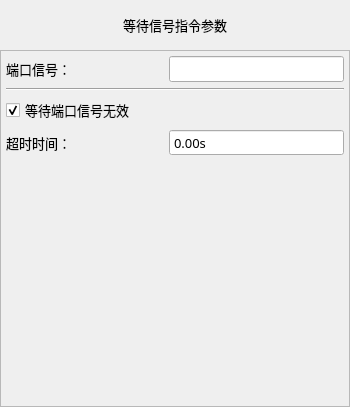
<?xml version="1.0" encoding="UTF-8"?>
<ui version="4.0">
 <class>FormActWait</class>
 <widget class="QWidget" name="FormActWait">
  <property name="geometry">
   <rect>
    <x>0</x>
    <y>0</y>
    <width>350</width>
    <height>407</height>
   </rect>
  </property>
  <property name="minimumSize">
   <size>
    <width>350</width>
    <height>407</height>
   </size>
  </property>
  <property name="maximumSize">
   <size>
    <width>700</width>
    <height>815</height>
   </size>
  </property>
  <property name="font">
   <font>
    <family>微软雅黑</family>
    <pointsize>10</pointsize>
    <weight>50</weight>
    <italic>false</italic>
    <bold>false</bold>
   </font>
  </property>
  <property name="windowTitle">
   <string notr="true">等待信号</string>
  </property>
  <property name="styleSheet">
   <string notr="true"/>
  </property>
  <layout class="QVBoxLayout" name="verticalLayout">
   <property name="spacing">
    <number>0</number>
   </property>
   <property name="margin">
    <number>0</number>
   </property>
   <item>
    <widget class="QLabel" name="labelParaTitle">
     <property name="sizePolicy">
      <sizepolicy hsizetype="Preferred" vsizetype="Fixed">
       <horstretch>0</horstretch>
       <verstretch>0</verstretch>
      </sizepolicy>
     </property>
     <property name="minimumSize">
      <size>
       <width>0</width>
       <height>50</height>
      </size>
     </property>
     <property name="font">
      <font>
       <family>微软雅黑</family>
       <pointsize>10</pointsize>
       <weight>50</weight>
       <bold>false</bold>
      </font>
     </property>
     <property name="styleSheet">
      <string notr="true">QLabel#labelParaTitle
{
	color: black;
	border-image: url(:/img/widget/Panel.png) 0 4 0 4;
	border-left: 4px transparent;
	border-right: 4px transparent;
}
</string>
     </property>
     <property name="text">
      <string>等待信号指令参数</string>
     </property>
     <property name="alignment">
      <set>Qt::AlignCenter</set>
     </property>
    </widget>
   </item>
   <item>
    <widget class="QFrame" name="frameActWait">
     <property name="font">
      <font>
       <family>微软雅黑</family>
       <pointsize>10</pointsize>
       <weight>50</weight>
       <italic>false</italic>
       <bold>false</bold>
      </font>
     </property>
     <property name="styleSheet">
      <string notr="true"/>
     </property>
     <property name="frameShape">
      <enum>QFrame::StyledPanel</enum>
     </property>
     <property name="frameShadow">
      <enum>QFrame::Plain</enum>
     </property>
     <property name="IsMainArea" stdset="0">
      <bool>true</bool>
     </property>
     <layout class="QGridLayout" name="gridLayout">
      <property name="margin">
       <number>5</number>
      </property>
      <property name="spacing">
       <number>6</number>
      </property>
      <item row="0" column="0">
       <widget class="QLabel" name="labelSignal">
        <property name="sizePolicy">
         <sizepolicy hsizetype="Expanding" vsizetype="Preferred">
          <horstretch>0</horstretch>
          <verstretch>0</verstretch>
         </sizepolicy>
        </property>
        <property name="minimumSize">
         <size>
          <width>75</width>
          <height>25</height>
         </size>
        </property>
        <property name="maximumSize">
         <size>
          <width>16777215</width>
          <height>50</height>
         </size>
        </property>
        <property name="font">
         <font>
          <family>微软雅黑</family>
          <pointsize>10</pointsize>
          <weight>50</weight>
          <italic>false</italic>
          <bold>false</bold>
         </font>
        </property>
        <property name="text">
         <string>端口信号：</string>
        </property>
        <property name="buddy">
         <cstring>lineEdit_var</cstring>
        </property>
       </widget>
      </item>
      <item row="0" column="2">
       <widget class="xLineEdit" name="lineEdit_var">
        <property name="enabled">
         <bool>true</bool>
        </property>
        <property name="sizePolicy">
         <sizepolicy hsizetype="Fixed" vsizetype="Fixed">
          <horstretch>0</horstretch>
          <verstretch>0</verstretch>
         </sizepolicy>
        </property>
        <property name="minimumSize">
         <size>
          <width>175</width>
          <height>25</height>
         </size>
        </property>
        <property name="maximumSize">
         <size>
          <width>250</width>
          <height>50</height>
         </size>
        </property>
        <property name="font">
         <font>
          <family>微软雅黑</family>
          <pointsize>10</pointsize>
          <weight>50</weight>
          <italic>false</italic>
          <bold>false</bold>
         </font>
        </property>
        <property name="focusPolicy">
         <enum>Qt::ClickFocus</enum>
        </property>
        <property name="acceptDrops">
         <bool>false</bool>
        </property>
        <property name="alignment">
         <set>Qt::AlignCenter</set>
        </property>
        <property name="readOnly">
         <bool>true</bool>
        </property>
       </widget>
      </item>
      <item row="1" column="0" colspan="3">
       <widget class="Line" name="line">
        <property name="orientation">
         <enum>Qt::Horizontal</enum>
        </property>
       </widget>
      </item>
      <item row="2" column="0">
       <widget class="xCheckBox" name="checkBox_Invalid">
        <property name="sizePolicy">
         <sizepolicy hsizetype="Expanding" vsizetype="Fixed">
          <horstretch>0</horstretch>
          <verstretch>0</verstretch>
         </sizepolicy>
        </property>
        <property name="minimumSize">
         <size>
          <width>0</width>
          <height>25</height>
         </size>
        </property>
        <property name="maximumSize">
         <size>
          <width>16777215</width>
          <height>50</height>
         </size>
        </property>
        <property name="font">
         <font>
          <family>微软雅黑</family>
          <pointsize>10</pointsize>
          <weight>50</weight>
          <italic>false</italic>
          <bold>false</bold>
         </font>
        </property>
        <property name="focusPolicy">
         <enum>Qt::NoFocus</enum>
        </property>
        <property name="text">
         <string>等待端口信号无效</string>
        </property>
        <property name="iconSize">
         <size>
          <width>32</width>
          <height>32</height>
         </size>
        </property>
        <property name="checked">
         <bool>true</bool>
        </property>
       </widget>
      </item>
      <item row="3" column="0">
       <widget class="QLabel" name="labelDelay">
        <property name="sizePolicy">
         <sizepolicy hsizetype="Expanding" vsizetype="Preferred">
          <horstretch>0</horstretch>
          <verstretch>0</verstretch>
         </sizepolicy>
        </property>
        <property name="minimumSize">
         <size>
          <width>75</width>
          <height>25</height>
         </size>
        </property>
        <property name="maximumSize">
         <size>
          <width>16777215</width>
          <height>50</height>
         </size>
        </property>
        <property name="font">
         <font>
          <family>微软雅黑</family>
          <pointsize>10</pointsize>
          <weight>50</weight>
          <italic>false</italic>
          <bold>false</bold>
         </font>
        </property>
        <property name="text">
         <string>超时时间：</string>
        </property>
        <property name="buddy">
         <cstring>lineEdit_var</cstring>
        </property>
       </widget>
      </item>
      <item row="3" column="2">
       <widget class="xDoubleSpinBox" name="BoxDelay">
        <property name="enabled">
         <bool>true</bool>
        </property>
        <property name="sizePolicy">
         <sizepolicy hsizetype="Fixed" vsizetype="Fixed">
          <horstretch>0</horstretch>
          <verstretch>0</verstretch>
         </sizepolicy>
        </property>
        <property name="minimumSize">
         <size>
          <width>175</width>
          <height>25</height>
         </size>
        </property>
        <property name="maximumSize">
         <size>
          <width>250</width>
          <height>50</height>
         </size>
        </property>
        <property name="font">
         <font>
          <family>微软雅黑</family>
          <pointsize>10</pointsize>
          <weight>50</weight>
          <italic>false</italic>
          <bold>false</bold>
         </font>
        </property>
        <property name="focusPolicy">
         <enum>Qt::ClickFocus</enum>
        </property>
        <property name="acceptDrops">
         <bool>false</bool>
        </property>
        <property name="alignment">
         <set>Qt::AlignLeading|Qt::AlignLeft|Qt::AlignVCenter</set>
        </property>
        <property name="buttonSymbols">
         <enum>QAbstractSpinBox::NoButtons</enum>
        </property>
        <property name="specialValueText">
         <string notr="true"/>
        </property>
        <property name="keyboardTracking">
         <bool>false</bool>
        </property>
        <property name="suffix">
         <string notr="true">s</string>
        </property>
        <property name="decimals">
         <number>2</number>
        </property>
        <property name="maximum">
         <double>600.000000000000000</double>
        </property>
        <property name="singleStep">
         <double>0.100000000000000</double>
        </property>
        <property name="HasBtn" stdset="0">
         <bool>true</bool>
        </property>
       </widget>
      </item>
      <item row="4" column="0" colspan="3">
       <spacer name="verticalSpacerDown">
        <property name="orientation">
         <enum>Qt::Vertical</enum>
        </property>
        <property name="sizeHint" stdset="0">
         <size>
          <width>20</width>
          <height>40</height>
         </size>
        </property>
       </spacer>
      </item>
     </layout>
    </widget>
   </item>
  </layout>
 </widget>
 <customwidgets>
  <customwidget>
   <class>xDoubleSpinBox</class>
   <extends>QDoubleSpinBox</extends>
   <header>xdoublespinbox.h</header>
   <slots>
    <signal>clicked()</signal>
   </slots>
  </customwidget>
  <customwidget>
   <class>xLineEdit</class>
   <extends>QLineEdit</extends>
   <header>xlineedit.h</header>
   <slots>
    <signal>clicked()</signal>
   </slots>
  </customwidget>
  <customwidget>
   <class>xCheckBox</class>
   <extends>QCheckBox</extends>
   <header>xcheckbox.h</header>
  </customwidget>
 </customwidgets>
 <resources/>
 <connections>
  <connection>
   <sender>BoxDelay</sender>
   <signal>clicked()</signal>
   <receiver>FormActWait</receiver>
   <slot>inputDelay()</slot>
   <hints>
    <hint type="sourcelabel">
     <x>209</x>
     <y>177</y>
    </hint>
    <hint type="destinationlabel">
     <x>364</x>
     <y>214</y>
    </hint>
   </hints>
  </connection>
  <connection>
   <sender>lineEdit_var</sender>
   <signal>clicked()</signal>
   <receiver>FormActWait</receiver>
   <slot>selectInport()</slot>
   <hints>
    <hint type="sourcelabel">
     <x>243</x>
     <y>64</y>
    </hint>
    <hint type="destinationlabel">
     <x>425</x>
     <y>71</y>
    </hint>
   </hints>
  </connection>
 </connections>
 <slots>
  <slot>inputDelay()</slot>
  <slot>checkChanged(int)</slot>
  <slot>selectInport()</slot>
 </slots>
</ui>
